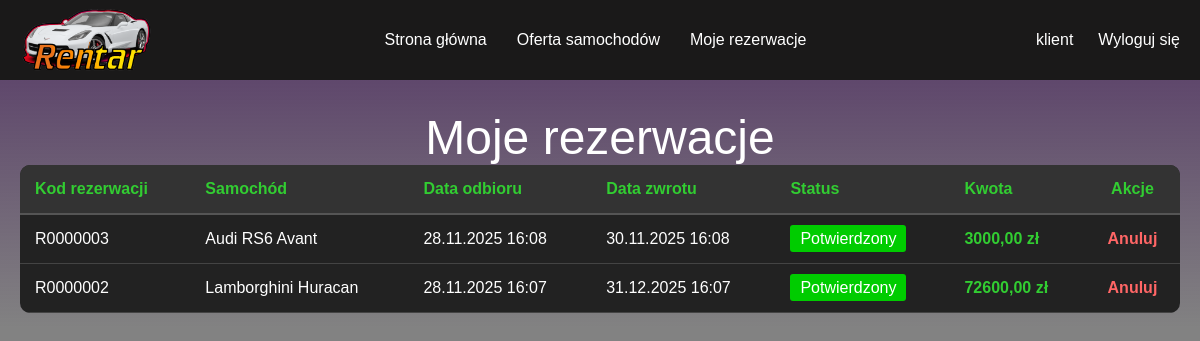
The page /moje-rezerwacje/ (signed in) on the database as committed earlier.
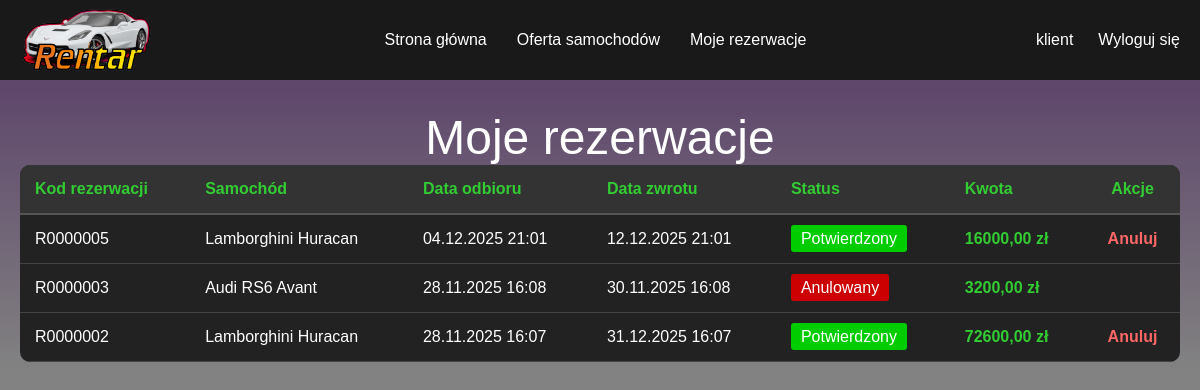
The same page on the database as committed later.
### rentar_app/models.py (models this page shows, shortened)
class Rezerwacja(models.Model):
    STATUS_CHOICES = [
        ('oczekujacy', 'Oczekujący'),
        ('potwierdzony', 'Potwierdzony'),
        ('zakonczony', 'Zakończony'),
        ('anulowany', 'Anulowany'),
    ]
    klient = models.ForeignKey(User, on_delete=models.CASCADE, related_name='rezerwacje_klient')
    samochod = models.ForeignKey(Samochod, on_delete=models.CASCADE, related_name='rezerwacje')
    data_odbioru = models.DateTimeField()
    data_zwrotu = models.DateTimeField()
    miejsce_odbioru = models.CharField(max_length=200)
    miejsce_zwrotu = models.CharField(max_length=200)
    status = models.CharField(max_length=20, choices=STATUS_CHOICES, default='oczekujacy')
    pracownik_potwierdzajacy = models.ForeignKey(User, on_delete=models.SET_NULL, null=True, blank=True,
                                                 related_name='rezerwacje_potwierdzone')
    data_utworzenia = models.DateTimeField(auto_now_add=True)
    data_modyfikacji = models.DateTimeField(auto_now=True)
    kod_rezerwacji = models.CharField(max_length=50, unique=True, editable=False)
    kwota_razem = models.DecimalField(max_digits=8, decimal_places=2, default=0)

class Samochod(models.Model):
    STATUS_CHOICES = [
        ('dostepny', 'Dostępny'),
        ('niedostepny', 'Niedostępny'),
    ]
    SKRZYNIA_CHOICES = [
        ('manualna', 'Manualna'),
        ('automatyczna', 'Automatyczna'),
    ]
    NAPED_CHOICES = [
        ('rwd', 'RWD'),
        ('awd', 'AWD'),
        ('fwd', 'FWD'),
    ]
    nazwa = models.CharField(max_length=100)
    rocznik = models.IntegerField()
    pojemnosc_silnika = models.CharField(max_length=50)
    moc = models.IntegerField()
    przyspieszenie = models.CharField(max_length=50)
    predkosc_maksymalna = models.IntegerField()
    skrzynia_biegow = models.CharField(max_length=20, choices=SKRZYNIA_CHOICES)
    liczba_miejsc = models.IntegerField()
    naped = models.CharField(max_length=10, choices=NAPED_CHOICES)
    cena_za_dobe = models.DecimalField(max_digits=8, decimal_places=2)
    status = models.CharField(max_length=20, choices=STATUS_CHOICES, default='dostepny')
    kod_samochodu = models.CharField(max_length=50, unique=True, editable=False)
    zdjecie = models.ImageField(upload_to='samochody/', null=True, blank=True)
    data_utworzenia = models.DateTimeField(auto_now_add=True)

### rentar_app/views.py (the view)
# urls.py: path('moje-rezerwacje/', views.moje_rezerwacje, name='moje_rezerwacje'),
@login_required(login_url='login')
def moje_rezerwacje(request):
    try:
        uzytkownik=Uzytkownik.objects.get(user=request.user)
        if uzytkownik.rola!='klient':
            messages.error(request,'Dostęp tylko dla klientów.')
            return redirect('index')
    except Uzytkownik.DoesNotExist:
        messages.error(request,'Błąd: profil użytkownika nie istnieje.')
        return redirect('index')
    rezerwacje=Rezerwacja.objects.filter(klient=request.user).order_by('-data_utworzenia')
    context={'rezerwacje':rezerwacje}
    return render(request,'moje_rezerwacje.html',context)

### rentar_app/templates/moje_rezerwacje.html (shortened to what this page needs)
{% extends 'base.html' %}
{% block content %}
<div style="max-width: 1200px;margin: 30px auto;padding: 0 20px;">
    <h1 class="tytul">Moje rezerwacje</h1>
    {% if rezerwacje %}
        <div style="overflow-x: auto;">
            <table style="width: 100%;background-color: #222222;border-collapse: collapse;">
                <thead>
                    <tr style="background-color: #333;">
                        <th style="color: limegreen;padding: 15px;text-align: left;border-bottom: 2px solid #555;">Kod rezerwacji</th>
                        <th style="color: limegreen;padding: 15px;text-align: left;border-bottom: 2px solid #555;">Samochód</th>
                        <th style="color: limegreen;padding: 15px;text-align: left;border-bottom: 2px solid #555;">Data odbioru</th>
                        <th style="color: limegreen;padding: 15px;text-align: left;border-bottom: 2px solid #555;">Data zwrotu</th>
                        <th style="color: limegreen;padding: 15px;text-align: left;border-bottom: 2px solid #555;">Status</th>
                        <th style="color: limegreen;padding: 15px;text-align: left;border-bottom: 2px solid #555;">Kwota</th>
                        <th style="color: limegreen;padding: 15px;text-align: center;border-bottom: 2px solid #555;">Akcje</th>
                    </tr>
                </thead>
                <tbody>
                    {% for rezerwacja in rezerwacje %}
                    <tr style="border-bottom: 1px solid #444;">
                        <td style="color: white;padding: 15px;">{{ rezerwacja.kod_rezerwacji }}</td>
                        <td style="color: white;padding: 15px;">{{ rezerwacja.samochod.nazwa }}</td>
                        <td style="color: white;padding: 15px;">{{ rezerwacja.data_odbioru|date:"d.m.Y H:i" }}</td>
                        <td style="color: white;padding: 15px;">{{ rezerwacja.data_zwrotu|date:"d.m.Y H:i" }}</td>
                        <td style="color: white;padding: 15px;">
                            {% if rezerwacja.status == 'oczekujacy' %}
                                <span style="background-color: #ff9900;padding: 5px 10px;border-radius: 3px;">Oczekujący</span>
                            {% elif rezerwacja.status == 'potwierdzony' %}
                                <span style="background-color: #00cc00;padding: 5px 10px;border-radius: 3px;">Potwierdzony</span>
                            {% elif rezerwacja.status == 'zakonczony' %}
                                <span style="background-color: #0099ff;padding: 5px 10px;border-radius: 3px;">Zakończony</span>
                            {% elif rezerwacja.status == 'anulowany' %}
                                <span style="background-color: #cc0000;padding: 5px 10px;border-radius: 3px;">Anulowany</span>
                            {% endif %}
                        </td>
                        <td style="color: limegreen;padding: 15px;font-weight: bold;">{{ rezerwacja.kwota_razem }} zł</td>
                        <td style="color: white;padding: 15px;text-align: center;">
                            {% if rezerwacja.status in 'oczekujacy,potwierdzony' %}
                                <a href="{% url 'anuluj_rezerwacje' rezerwacja.id %}" style="color: #ff6666;text-decoration: none;font-weight: bold;" onclick="return confirm('Na pewno chcesz anulować tę rezerwację?');">
                                    Anuluj
                                </a>
                            {% endif %}
                        </td>
                    </tr>
                    {% endfor %}
                </tbody>
            </table>
        </div>
    {% endif %}
</div>
{% endblock %}

### rentar_app/templates/base.html (shortened to what this page needs)
{% load static %}
<!DOCTYPE html>
<html lang="pl">
<head>
    <link rel="stylesheet" href="{% static 'style.css' %}">
</head>
<body>
    <nav class="nav">
        <div class="nav-container">
            <ul class="nazwa_firmy">
                <li><a href="{% url 'index' %}" class="logo"><img src="{% static 'images/logo.png' %}" alt="Rentar Logo"></a></li>
            </ul>
            <ul class="nav1">
                <li><a href="{% url 'index' %}">Strona główna</a></li>
                <li><a href="{% url 'cars_list' %}">Oferta samochodów</a></li>
                {% if user.is_authenticated %}
                    {% if user.uzytkownik.rola == 'klient' %}
                        <li><a href="{% url 'moje_rezerwacje' %}">Moje rezerwacje</a></li>
                    {% elif user.uzytkownik.rola == 'pracownik' %}
                        <li><a href="{% url 'panel_pracownika' %}">Panel pracownika</a></li>
                        <li><a href="{% url 'zarzadzanie_samochodami' %}">Zarządzanie samochodami</a></li>
                    {% elif user.uzytkownik.rola == 'admin' %}
                        <li><a href="{% url 'panel_pracownika' %}">Panel pracownika</a></li>
                        <li><a href="{% url 'zarzadzanie_samochodami' %}">Zarządzanie samochodami</a></li>
                        <li><a href="{% url 'zarzadzanie_uzytkownikami' %}">Zarządzanie użytkownikami</a></li>
                        <li><a href="{% url 'raporty' %}">Raporty</a></li>
                    {% endif %}
                {% endif %}
            </ul>
            <ul class="nav2">
                {% if user.is_authenticated %}
                    <li><a href="#">{{ user.username }}</a></li>
                    <li><a href="{% url 'logout' %}">Wyloguj się</a></li>
                {% else %}
                    <li><a href="{% url 'login' %}">Logowanie</a></li>
                    <li><a href="{% url 'register' %}">Rejestracja</a></li>
                {% endif %}
            </ul>
        </div>
    </nav>
    {% block content %}{% endblock %}
</body>
</html>

### rentar_app/static/style.css (style rules this page uses)
html { scroll-behavior: smooth; }
body { background: linear-gradient(180deg, rgba(46, 8, 67, 0.82) 0%, rgba(0, 0, 0, 0.49) 88%); margin: 0; padding: 0; font-family: sans-serif; color: white; }
h1 { display: flex; justify-content: space-evenly; align-items: center; max-width: 1200px; margin: auto; flex-wrap: wrap; }
.tytul { font-family: sans-serif; text-align: center; font-size: xxx-large; font-weight: normal; }
.nav-container { display: flex; justify-content: center; align-items: center; gap: 30px; width: 100%; max-width: 1200px; margin: auto; }
.nav { height: 80px; background: rgb(26, 25, 25); width: 100%; display: flex; align-items: center; justify-content: center; padding: 0 20px; box-sizing: border-box; border-radius: 0 0 0px 0px; margin-bottom: 30px; }
.nav-container { display: flex; width: 100%; max-width: 1400px; justify-content: space-between; align-items: center; gap: 20px; }
.nazwa_firmy { display: flex; align-items: center; flex-shrink: 0; margin: 0; padding: 0; list-style: none; }
.logo { display: flex; align-items: center; text-decoration: none; }
.logo img { height: 70px; width: auto; }
.nav1 { display: flex; justify-content: center; align-items: center; gap: 30px; list-style: none; padding: 0; margin: 0; flex: 1; flex-wrap: wrap; }
.nav1 li { white-space: nowrap; }
.nav1 a { color: white; text-decoration: none; font-size: 16px; transition: color 0.3s; }
.nav2 { display: flex; justify-content: flex-end; align-items: center; gap: 25px; list-style: none; padding: 0; margin: 0; flex-shrink: 0; flex-wrap: wrap; }
.nav2 li { white-space: nowrap; }
.nav2 a { color: white; text-decoration: none; font-size: 16px; transition: color 0.3s; }

### rentar_app/templates/moje_rezerwacje.html (style rules this page uses)
table { margin-bottom: 30px;border-radius: 10px;overflow: hidden; }

Rows that differ between the two databases and show on the page:
added Rezerwacja: kod_rezerwacji "R0000005", samochod.nazwa "Lamborghini Huracan", data_odbioru "04.12.2025 21:01", data_zwrotu "12.12.2025 21:01", status "Potwierdzony", kwota_razem "16000,00"
changed Rezerwacja "Audi RS6 Avant": kwota_razem "3000,00" → "3200,00"; status "Potwierdzony Anuluj" → "Anulowany"
